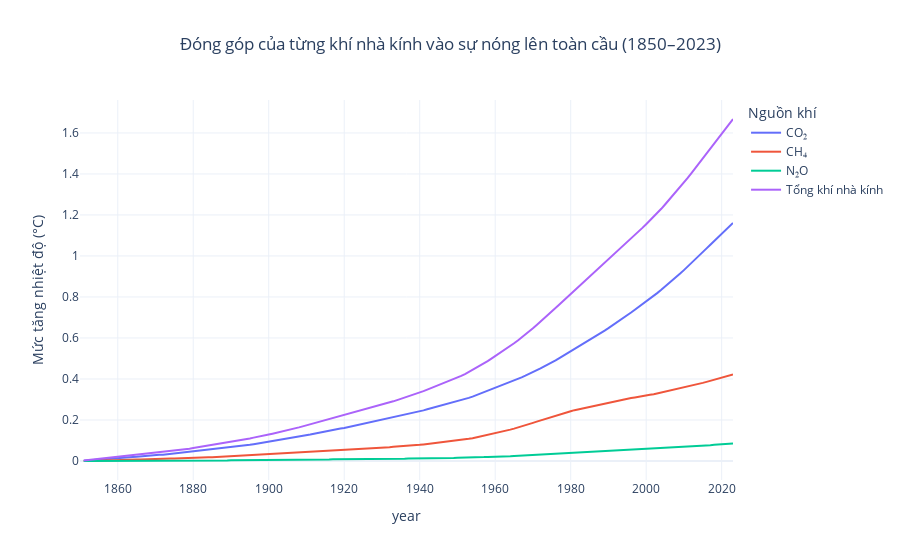

The code cell stored with this chart in its notebook:
### Code cell
import plotly.express as px

# Dữ liệu toàn cầu
world = df[df['country'] == 'World']
world = world[(world['year'] >= 1850) & (world['year'] <= 2023)]

# Chuyển sang dạng long
cols = ['temperature_change_from_co2', 'temperature_change_from_ch4',
        'temperature_change_from_n2o', 'temperature_change_from_ghg']
world_long = world.melt(id_vars='year', value_vars=cols,
                        var_name='Nguồn khí', value_name='Mức tăng nhiệt độ (°C)')

# Đổi tên cột cho dễ hiểu
name_map = {
    'temperature_change_from_co2': 'CO₂',
    'temperature_change_from_ch4': 'CH₄',
    'temperature_change_from_n2o': 'N₂O',
    'temperature_change_from_ghg': 'Tổng khí nhà kính'
}
world_long['Nguồn khí'] = world_long['Nguồn khí'].map(name_map)

# Vẽ biểu đồ
fig = px.line(
    world_long, x='year', y='Mức tăng nhiệt độ (°C)', color='Nguồn khí',
    title='Đóng góp của từng khí nhà kính vào sự nóng lên toàn cầu (1850–2023)',
    template='plotly_white'
)
fig.update_layout(title_x=0.5, hovermode='x unified')
fig.show()

### Figure 1 — Plotly figure (JSON) as saved in the notebook; plotly's stock layout.template omitted (floating-point values rounded to 4 significant figures; data arrays with more than 128 entries replaced by an {"elided": "..."} marker saying what was removed)
{"data": [{"hovertemplate": "Nguồn khí=CO₂<br>year=%{x}<br>Mức tăng nhiệt độ (°C)=%{y}<extra></extra>", "legendgroup": "CO₂", "line": {"color": "#636efa", "dash": "solid"}, "marker": {"symbol": "circle"}, "mode": "lines", "name": "CO₂", "orientation": "v", "showlegend": true, "type": "scatter", "x": {"elided": "174 int values"}, "xaxis": "x", "y": {"elided": "174 float values"}, "yaxis": "y"}, {"hovertemplate": "Nguồn khí=CH₄<br>year=%{x}<br>Mức tăng nhiệt độ (°C)=%{y}<extra></extra>", "legendgroup": "CH₄", "line": {"color": "#EF553B", "dash": "solid"}, "marker": {"symbol": "circle"}, "mode": "lines", "name": "CH₄", "orientation": "v", "showlegend": true, "type": "scatter", "x": {"elided": "174 int values"}, "xaxis": "x", "y": {"elided": "174 float values"}, "yaxis": "y"}, {"hovertemplate": "Nguồn khí=N₂O<br>year=%{x}<br>Mức tăng nhiệt độ (°C)=%{y}<extra></extra>", "legendgroup": "N₂O", "line": {"color": "#00cc96", "dash": "solid"}, "marker": {"symbol": "circle"}, "mode": "lines", "name": "N₂O", "orientation": "v", "showlegend": true, "type": "scatter", "x": {"elided": "174 int values"}, "xaxis": "x", "y": {"elided": "174 float values"}, "yaxis": "y"}, {"hovertemplate": "Nguồn khí=Tổng khí nhà kính<br>year=%{x}<br>Mức tăng nhiệt độ (°C)=%{y}<extra></extra>", "legendgroup": "Tổng khí nhà kính", "line": {"color": "#ab63fa", "dash": "solid"}, "marker": {"symbol": "circle"}, "mode": "lines", "name": "Tổng khí nhà kính", "orientation": "v", "showlegend": true, "type": "scatter", "x": {"elided": "174 int values"}, "xaxis": "x", "y": {"elided": "174 float values"}, "yaxis": "y"}], "layout": {"hovermode": "x unified", "legend": {"title": {"text": "Nguồn khí"}, "tracegroupgap": 0}, "title": {"text": "Đóng góp của từng khí nhà kính vào sự nóng lên toàn cầu (1850–2023)", "x": 0.5}, "xaxis": {"anchor": "y", "domain": [0, 1], "title": {"text": "year"}}, "yaxis": {"anchor": "x", "domain": [0, 1], "title": {"text": "Mức tăng nhiệt độ (°C)"}}}}
